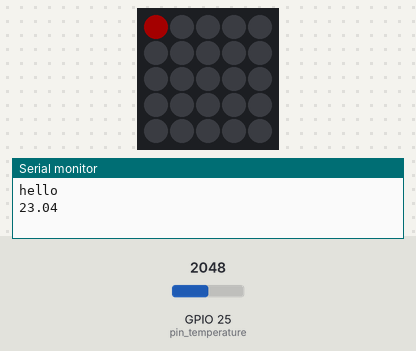
This sketch was run on a simulated ESP32. On the bench: 5×5 RGB LED matrix (first LED top left, wired row by row), the last lines printed to the serial monitor. The inputs (shaded band) are chosen by the test bench; at power-on: GPIO 25 (pin_temperature) = 2048. Dim RGB values are drawn brighter than linear.

Above: at 0.15 s.
At 2.0 s:
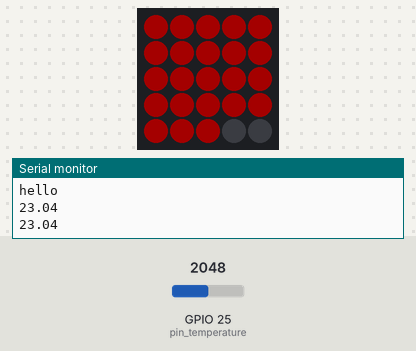
2.1 s: GPIO 25 (pin_temperature) set to 4047
3.9 s: GPIO 25 (pin_temperature) set to 4093
At 8.51 s:
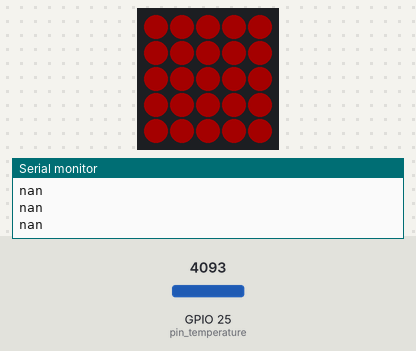
Timing chart, 0 to 10.0 s (numbered marks = the images above; inputs shaded):
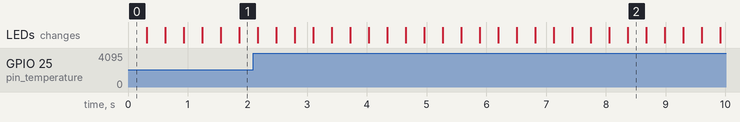

Measured:
- the behaviour switches between 4092 and 4093 on GPIO 25 (pin_temperature) (found by bisection; images 1 and 2)

The sketch:

03_read_analog.ino
```cpp
// for GROVE temperature sensor v1.2
//   https://wiki.seeedstudio.com/Grove-Temperature_Sensor_V1.2/

#include "M5Atom.h"

const int pin_temperature = 25;

const int B = 4275;
const int R0 = 100000;

float read_temperature(int pin_number);

void setup()
{
    M5.begin(true, false, true);
    Serial.print("\nhello\n");
}

void loop()
{
    float temperture = read_temperature(pin_temperature);

    for (uint32_t i = 0; i < 25; i++)
    {
        M5.dis.drawpix(i, 0xf00000);
        delay(25);
    }
    // delay(500);

    for (uint32_t i = 0; i < 25; i++)
    {
        M5.dis.drawpix(i, 0x000000);
        delay(25);
    }
    // delay(500);
}

float read_temperature(int pin_number){
    int raw_temperature = analogRead(pin_number);
    float R = 1023.0 / (raw_temperature/4.0) -1.0;

    float temperature = 1.0 / (log(R)/ B + 1 / 298.15) - 275.15;

    Serial.println(temperature);

    return temperature;
}
```
